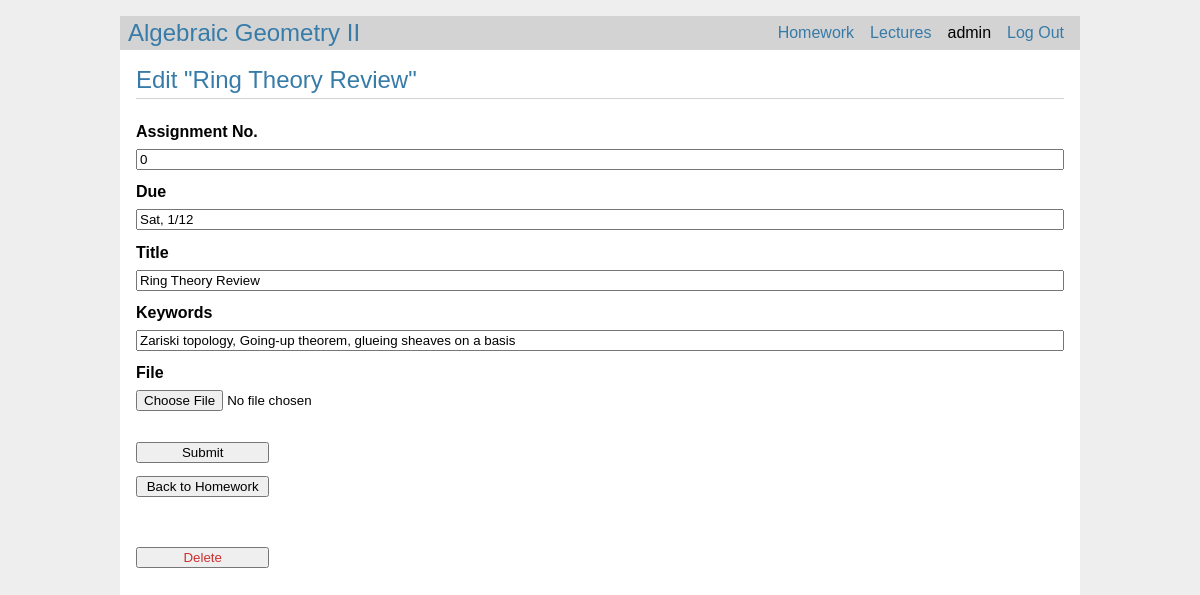
/homework/0/update (signed in), run on an earlier commit of the app's database.
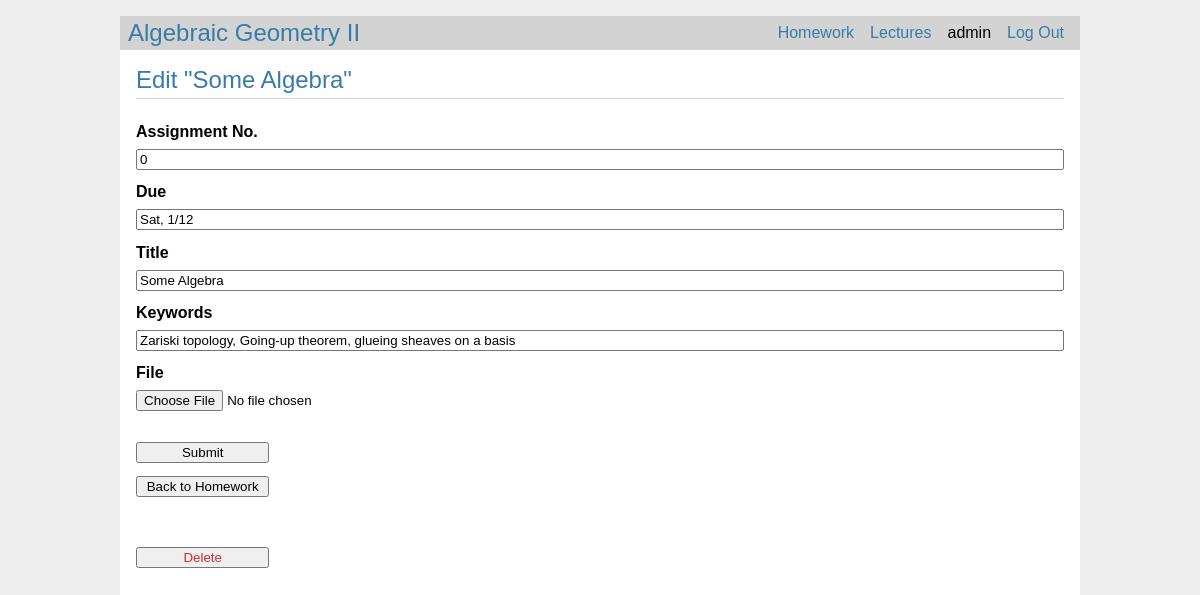
And on a later commit of the database.
### tables this page shows
CREATE TABLE homework (
	id INTEGER PRIMARY KEY AUTOINCREMENT,
	Zahl INTEGER NOT NULL,
	author_id INTEGER NOT NULL,
	created TIMESTAMP NOT NULL DEFAULT CURRENT_TIMESTAMP,
	due TEXT NOT NULL,
	title TEXT NOT NULL,
	keywords TEXT NOT NULL,
	file_homework TEXT,
	FOREIGN KEY (author_id) REFERENCES user (id) );

### main/homework/views.py (the view)
@bp.route('/homework/<int:id>/update', methods=('GET', 'POST'))
@functions.admin_required
def homework_update(id):
	homework = models.Model( table='homework' )
	homework.db_select( where={'id':id} )
	form = forms.Formula_Update(
					table='homework',
					Zahl=('Integer',homework.Zahl),
					due=('String',homework.due),
					title=('String',homework.title),
					keywords=('String',homework.keywords),
					file_homework=('File',None) )
	form.formContent = homework.__dict__
	if form.validate_on_submit():
		form.formulateContent()
		homework.__dict__ = form.formContent
		homework.db_update(id)
		flash(f"Homework {id} successfully updated")
		return redirect(url_for('homework.homework_index'))
	else:
		form.outtakes()
	return render_template('homework/update.html', homework=homework, form=form)

### main/forms.py (shortened to what this page needs)
	class Form_Update(FlaskForm):
		submit = SubmitField()
		formContent = {}
		def outtakes(self):
			if self.errors:
				for error in self.errors.values():
					flash(*error)

### main/auth/views.py (called while the page is built)
@bp.before_app_request
def load_logged_in_user():
	username = session.get('username')
	if username is None:
		g.user = None
	else:
		g.user = database.db_query(
					'user',
					join=False,
					where={'username':username},
					all=False )

### main/database.py (called while the page is built)
def db_open():
	if 'db' not in g:
		g.db = sqlite3.connect(
					current_app.config['DATABASE'],
					detect_types=sqlite3.PARSE_DECLTYPES)
		g.db.row_factory = sqlite3.Row
	return g.db

def db_close(e=None):
	db = g.pop('db', None)
	if db is not None:
		db.close()

def scrub(string,special=False):
	if special:
		S = { '"', "'", ";" }
		for x in string:
			if x in S:
				abort(400)
	elif not string.isalnum() and '_' not in string:
		abort(400)

def scrub_dict(dictionary):
	for key, value in dictionary.items():
		scrub(key)
		if key == 'table':
			scrub(value)
		elif type(value) == str:
			scrub(value,special=True)
		else:
			pass

### main/templates/homework/update.html (shortened to what this page needs)
{% extends 'base.html' %}
{% block header %}
    <h1>{% block title %}Edit "{{ homework['title'] }}"{% endblock %}</h1>
{% endblock %}
{% block content %}
    <form method="post" enctype="multipart/form-data">
        {% for field in form if (field.name != 'csrf_token') and (field.name != 'submit') %}
            {% if field.name == 'Zahl' %}
                {{ field.label(text='Assignment No.') }}
                {{ field }}
            {% elif field.name == 'file_homework' %}
                {{ field.label(text='File') }}
                {{ field }}
            {% else %}
                {{ field.label }}
                {{ field }}
            {% endif %}
        {% endfor %}
        {{ form.submit() }}
        <a href="{{ url_for('homework.homework_index') }}"><button type="button">Back to Homework</button></a>
    </form>
    <br>
    <form action="{{ url_for('homework.homework_delete', id=homework['Zahl']) }}" method="post">
        <input class="danger" type="submit" value="Delete" onclick="return confirm('Are you sure?');">
    </form>
{% endblock %}

What changed in the data, as far as the page shows it:
changed homework "Sat, 1/12": title "Ring Theory Review" → "Some Algebra"
